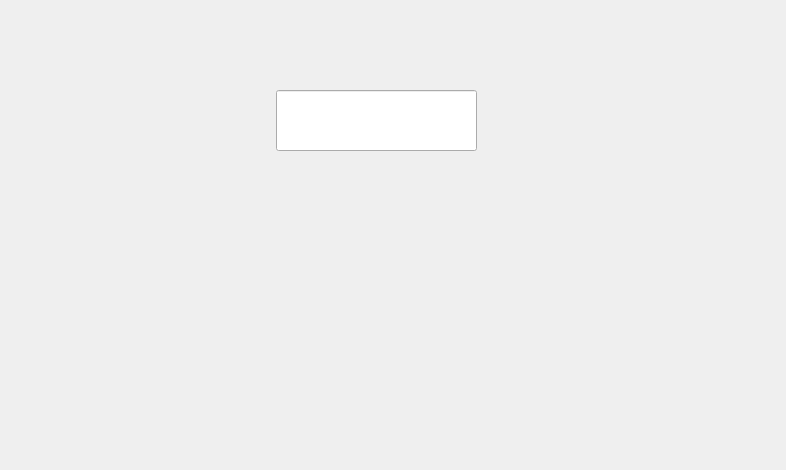
<?xml version="1.0" encoding="UTF-8"?>
<ui version="4.0">
 <class>LoginPage</class>
 <widget class="QDialog" name="LoginPage">
  <property name="geometry">
   <rect>
    <x>0</x>
    <y>0</y>
    <width>786</width>
    <height>470</height>
   </rect>
  </property>
  <property name="windowTitle">
   <string>Dialog</string>
  </property>
  <widget class="QLineEdit" name="lePassword">
   <property name="geometry">
    <rect>
     <x>276</x>
     <y>90</y>
     <width>201</width>
     <height>61</height>
    </rect>
   </property>
   <property name="font">
    <font>
     <pointsize>19</pointsize>
    </font>
   </property>
   <property name="echoMode">
    <enum>QLineEdit::Password</enum>
   </property>
   <property name="alignment">
    <set>Qt::AlignCenter</set>
   </property>
   <property name="readOnly">
    <bool>true</bool>
   </property>
  </widget>
  <widget class="QLabel" name="lblError">
   <property name="geometry">
    <rect>
     <x>276</x>
     <y>150</y>
     <width>201</width>
     <height>31</height>
    </rect>
   </property>
   <property name="font">
    <font>
     <pointsize>10</pointsize>
    </font>
   </property>
   <property name="styleSheet">
    <string notr="true">color: rgb(170, 0, 0);</string>
   </property>
   <property name="text">
    <string/>
   </property>
   <property name="alignment">
    <set>Qt::AlignCenter</set>
   </property>
  </widget>
 </widget>
 <resources/>
 <connections/>
</ui>
